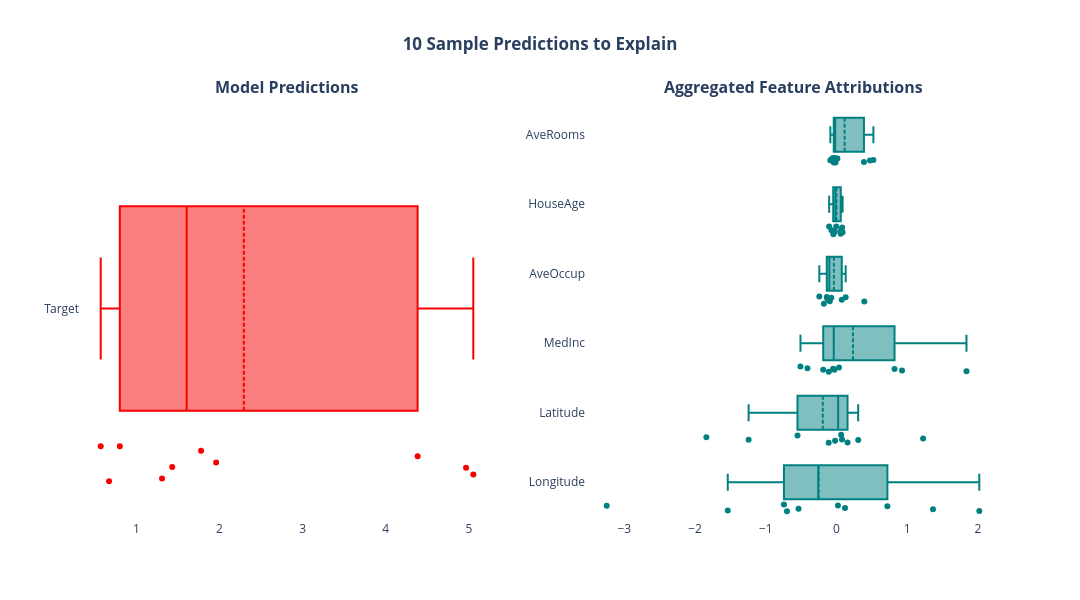

The notebook cell saved with this chart:
### Markdown cell above
<a id='MLX-alfi'></a>
### Aggregate Local Feature Importance
We now summarize all of the individual local feature importance explanations into one single aggregate explanation.

### Code cell
alfi = explainer.aggregate(explanations=result_explain_prediction_default)
alfi.show_in_notebook()

### Figure 1 — Plotly figure (JSON) as saved in the notebook; plotly's stock layout.template omitted (floating-point values rounded to 4 significant figures)
{"data": [{"boxmean": true, "boxpoints": "all", "customdata": [1, 8, 9, 4, 2, 7, 0, 3, 6, 5], "hovertemplate": "%{x}, %{y}, Explanation Index %{customdata}", "legendgroup": "Target", "marker": {"color": "rgb(248,0,0)", "line": {"outliercolor": "rgba(219, 64, 82, 1.0)"}, "outliercolor": "rgba(219, 64, 82, 0.6)"}, "name": "Target=Target", "orientation": "h", "showlegend": false, "type": "box", "uid": "a445fc8a-582a-4e28-bdb9-e42296b092de", "x": [0.5707, 0.6713, 0.8004, 1.308, 1.431, 1.778, 1.959, 4.382, 4.965, 5.052], "xaxis": "x", "y": ["Target", "Target", "Target", "Target", "Target", "Target", "Target", "Target", "Target", "Target"], "yaxis": "y"}, {"boxmean": true, "boxpoints": "all", "customdata": [1, 8, 4, 9, 0, 9, 2, 7, 1, 8, 7, 2, 0, 2, 9, 3, 9, 4, 7, 1, 4, 8, 1, 1, 0, 9, 0, 7, 7, 2, 5, 9, 5, 8, 8, 0, 2, 4, 4, 6, 4, 5, 1, 3, 2, 8, 6, 0, 7, 6, 3, 5, 3, 6, 3, 6, 6, 5, 5, 3], "hovertemplate": "%{x}, %{y}, Explanation Index %{customdata}", "legendgroup": "Target", "marker": {"color": "rgb(0, 128, 128)", "line": {"outliercolor": "rgba(219, 64, 82, 1.0)"}, "outliercolor": "rgba(219, 64, 82, 0.6)"}, "name": "Target=Target", "orientation": "h", "showlegend": false, "type": "box", "uid": "95c062b0-c54e-4b94-8d7f-e887cab0c9ba", "x": [-3.249, -1.841, -1.538, -1.243, -0.7436, -0.701, -0.5521, -0.5371, -0.5101, -0.4112, -0.2434, -0.1886, -0.1791, -0.1379, -0.1321, -0.111, -0.1094, -0.1065, -0.1048, -0.09615, -0.08784, -0.07449, -0.07115, -0.05918, -0.04887, -0.04703, -0.04519, -0.03985, -0.03073, -0.02651, -0.02429, -0.02425, -0.02101, -0.01479, -0.004896, 0.01245, 0.01991, 0.03465, 0.05808, 0.05925, 0.06535, 0.07383, 0.07697, 0.07838, 0.08544, 0.1198, 0.1292, 0.1552, 0.3058, 0.3871, 0.3924, 0.4725, 0.5209, 0.7187, 0.8199, 0.925, 1.223, 1.363, 1.836, 2.018], "xaxis": "x2", "y": ["Longitude", "Latitude", "Longitude", "Latitude", "Longitude", "Longitude", "Latitude", "Longitude", "MedInc", "MedInc", "AveOccup", "MedInc", "AveOccup", "AveOccup", "AveOccup", "Latitude", "MedInc", "AveOccup", "HouseAge", "AveOccup", "AveRooms", "AveOccup", "HouseAge", "AveRooms", "MedInc", "HouseAge", "HouseAge", "AveRooms", "MedInc", "AveRooms", "HouseAge", "AveRooms", "Latitude", "AveRooms", "HouseAge", "AveRooms", "Longitude", "MedInc", "HouseAge", "HouseAge", "Latitude", "AveOccup", "Latitude", "HouseAge", "HouseAge", "Longitude", "AveOccup", "Latitude", "Latitude", "AveRooms", "AveOccup", "AveRooms", "AveRooms", "Longitude", "MedInc", "MedInc", "Latitude", "Longitude", "MedInc", "Longitude"], "yaxis": "y2"}], "layout": {"annotations": [{"font": {"size": 16}, "showarrow": false, "text": "<b>Model Predictions</b>", "x": 0.225, "xanchor": "center", "xref": "paper", "y": 1.0, "yanchor": "bottom", "yref": "paper"}, {"font": {"size": 16}, "showarrow": false, "text": "<b>Aggregated Feature Attributions</b>", "x": 0.775, "xanchor": "center", "xref": "paper", "y": 1.0, "yanchor": "bottom", "yref": "paper"}], "height": 600, "plot_bgcolor": "white", "title": {"text": "<b>10 Sample Predictions to Explain</b>", "x": 0.5}, "width": 1080, "xaxis": {"anchor": "y", "domain": [0.0, 0.45]}, "xaxis2": {"anchor": "y2", "domain": [0.55, 1.0]}, "yaxis": {"anchor": "x", "domain": [0.0, 1.0]}, "yaxis2": {"anchor": "x2", "domain": [0.0, 1.0]}}}
